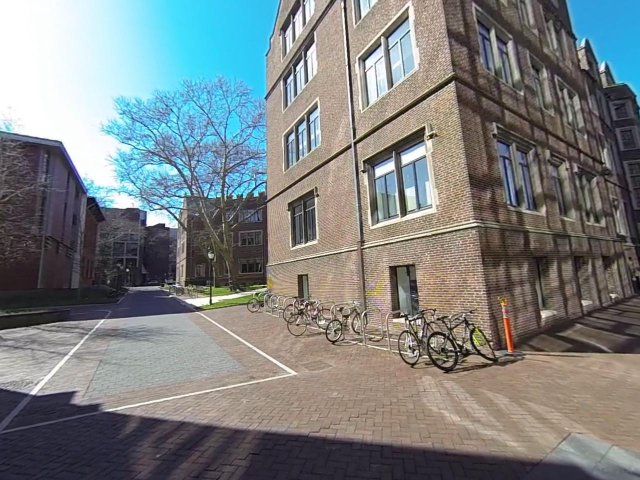
#> input picture Data/3.jpg, 1280 x 960 px, given in place of 3.jpeg, which was not available (shown at 1/2 size)
$ jupyter execute --allow-errors Untitled.ipynb   (shell and % lines are left out)   (older library calls are emulated)
#> lines starting #> are read from the running program, lines starting #| are printed output that depends on the picture; pictures that were not available may be replaced by others from this repository, and a replacement may not be noted
### ExtraCredit (2)/EstimateFundamentalMatrix.py
import numpy as np


def EstimateFundamentalMatrix(points_a, points_b):
    points_num = points_a.shape[0]
    A = []
    B = np.ones((points_num, 1))

    cu_a = np.sum(points_a[:, 0]) / points_num
    cv_a = np.sum(points_a[:, 1]) / points_num

    s = points_num / np.sum(
        ((points_a[:, 0] - cu_a)**2 + (points_a[:, 1] - cv_a)**2)**(1 / 2))
    T_a = np.dot(
        np.array([[s, 0, 0], [0, s, 0], [0, 0, 1]]),
        np.array([[1, 0, -cu_a], [0, 1, -cv_a], [0, 0, 1]]))

    points_a = np.array(points_a.T)
    points_a = np.append(points_a, B)

    points_a = np.reshape(points_a, (3, points_num))
    points_a = np.dot(T_a, points_a)
    points_a = points_a.T

    cu_b = np.sum(points_b[:, 0]) / points_num
    cv_b = np.sum(points_b[:, 1]) / points_num

    s = points_num / np.sum(
        ((points_b[:, 0] - cu_b)**2 + (points_b[:, 1] - cv_b)**2)**(1 / 2))
    T_b = np.dot(
        np.array([[s, 0, 0], [0, s, 0], [0, 0, 1]]),
        np.array([[1, 0, -cu_b], [0, 1, -cv_b], [0, 0, 1]]))

    points_b = np.array(points_b.T)
    points_b = np.append(points_b, B)

    points_b = np.reshape(points_b, (3, points_num))
    points_b = np.dot(T_b, points_b)
    points_b = points_b.T

    for i in range(points_num):
        u_a = points_a[i, 0]
        v_a = points_a[i, 1]
        u_b = points_b[i, 0]
        v_b = points_b[i, 1]
        A.append([
            u_a * u_b, v_a * u_b, u_b, u_a * v_b, v_a * v_b, v_b, u_a, v_a, 1
        ])


#     A = np.array(A)
#     F = np.dot(np.linalg.inv(np.dot(A.T, A)), np.dot(A.T, -B))
#     F = np.append(F,[1])

    _, _, v = np.linalg.svd(A)
    F = v[-1]

    F = np.reshape(F, (3, 3)).T
    F = np.dot(T_a.T, F)
    F = np.dot(F, T_b)

    F = F.T
    U, S, V = np.linalg.svd(F)
    S = np.array([[S[0], 0, 0], [0, S[1], 0], [0, 0, 0]])
    F = np.dot(U, S)
    F = np.dot(F, V)

    F = F / F[2, 2]

    return F

### ExtraCredit (2)/Untitled.ipynb
[cell 1]
import numpy as np
import cv2
from matplotlib import pyplot as plt

from GetInliersRANSAC import GetInliersRANSAC
from ExtractCameraPose import ExtractCameraPose
from DrawCorrespondence import DrawCorrespondence
from EssentialMatrixFromFundamentalMatrix import *
from LinearTriangulation import *
from DisambiguateCameraPose import *
from NonLinearTriangulation import *
from EstimateFundamentalMatrix import EstimateFundamentalMatrix
# !pip install opencv-contrib-python

[cell 2]
img1 = cv2.imread('./Images/3.jpeg')  # queryImage
#> img1 is the input picture: shape (960, 1280, 3); mean B, G, R 128.7, 128.4, 123.6
img2 = cv2.imread('./Images/5.jpeg')  # trainImage
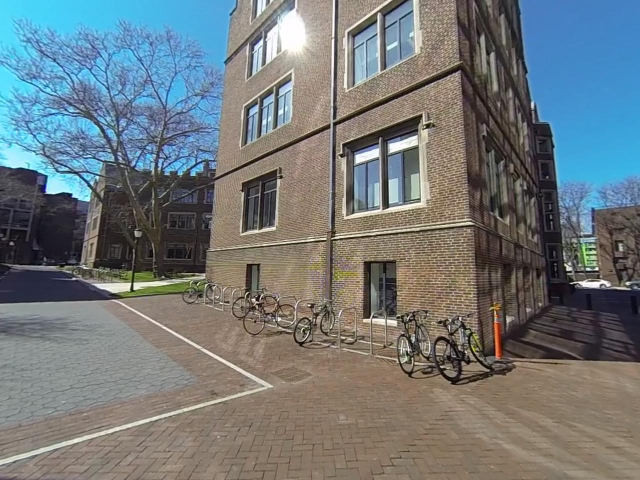
#> input picture Data/5.jpg, 1280 x 960 px, given in place of 5.jpeg, which was not available (shown at 1/2 size)
#> img2 is the input picture: shape (960, 1280, 3); mean B, G, R 122.3, 120.2, 113.5

gray1 = cv2.cvtColor(img1, cv2.COLOR_BGR2GRAY)
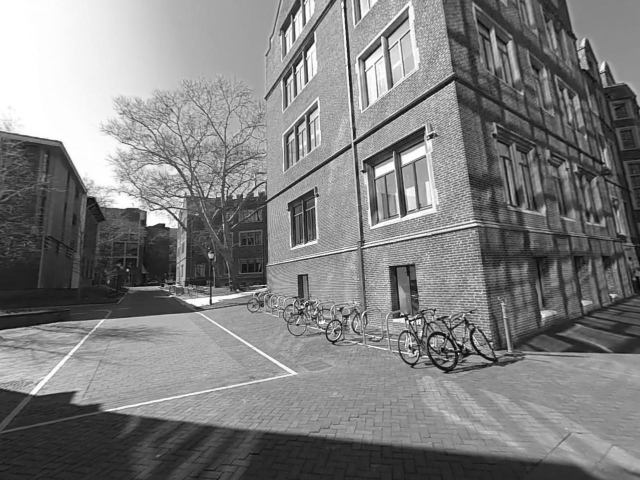
#> gray1: shape (960, 1280) (shown at 1/2 size); min 0, max 255, mean 127
gray2 = cv2.cvtColor(img2, cv2.COLOR_BGR2GRAY)
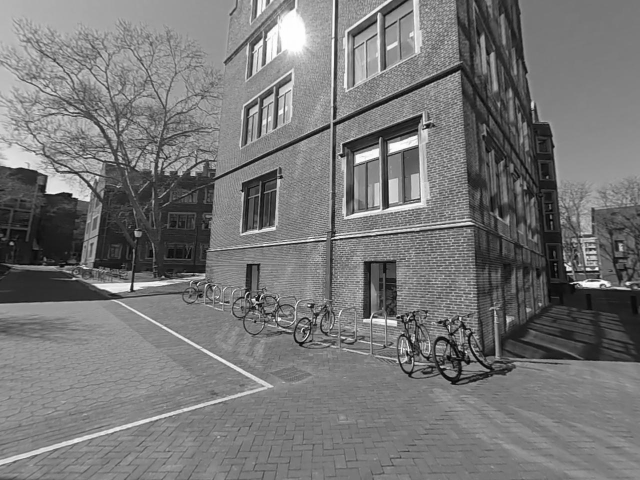
#> gray2: shape (960, 1280) (shown at 1/2 size); min 0, max 255, mean 118.4

[cell 3]
# [16 lines of commented-out code are left out]
sift = cv2.SIFT()

# find the keypoints and descriptors with SIFT
kp1, des1 = sift.detectAndCompute(gray1,None)
#> kp1 = 14345 keypoints; strongest (x, y, size): (917, 707, 2.5), (525, 571, 1.9), (803, 704, 2.5), (341, 592, 2.9)
kp2, des2 = sift.detectAndCompute(gray2,None)
#> kp2 = 15625 keypoints; strongest (x, y, size): (618, 611, 2.9), (1193, 538, 4.2), (494, 586, 2.3), (1144, 567, 2.7)

# BFMatcher with default params
bf = cv2.BFMatcher()
matches = bf.knnMatch(des1,des2, k=20)
#> matches = 14345 matches

# Apply ratio test
good = []
#> (the rest of this cell did not finish here and is left out)

[cell 4]
pts1 = np.float32([ kp1[m.queryIdx].pt for m in good ]).reshape(-1,2)
#> pts1 = empty array
pts2 = np.float32([ kp2[m.trainIdx].pt for m in good ]).reshape(-1,2)
#> pts2 = empty array
# _, pts1, pts2 = GetInliersRANSAC(np.float32(pts1), np.float32(pts2))

[cell 5]
pts1.shape
#> Out = (0, 2)

[cell 6]
visualize = True

K = np.array([[3.79728180e+03,0.00000000e+00,2.08038461e+03],
 [0.00000000e+00,3.83458104e+03,1.76272469e+03],
 [0.00000000e+00,0.00000000e+00,1.00000000e+00]])

#> (the rest of this cell did not finish here and is left out)

#> in EstimateFundamentalMatrix, `cu_a = np.sum(points_a[:, 0]) / points_num`: cu_a = nan
#> in EstimateFundamentalMatrix, `T_a = np.dot( np.array([[s, 0, 0], [0, s, 0], [0, 0, 1]]), np.array([[..`: T_a = [[nan, nan, nan], [nan, nan, nan], [0, 0, nan]]
#> in EstimateFundamentalMatrix, `points_a = np.array(points_a.T)`: points_a = empty array
#> in EstimateFundamentalMatrix, `cu_b = np.sum(points_b[:, 0]) / points_num`: cu_b = nan
#> in EstimateFundamentalMatrix, `T_b = np.dot( np.array([[s, 0, 0], [0, s, 0], [0, 0, 1]]), np.array([[..`: T_b = [[nan, nan, nan], [nan, nan, nan], [0, 0, nan]]
#> in EstimateFundamentalMatrix, `points_b = np.array(points_b.T)`: points_b = empty array
#> after the loop in EstimateFundamentalMatrix, `for i in range(points_num):`: A = []
